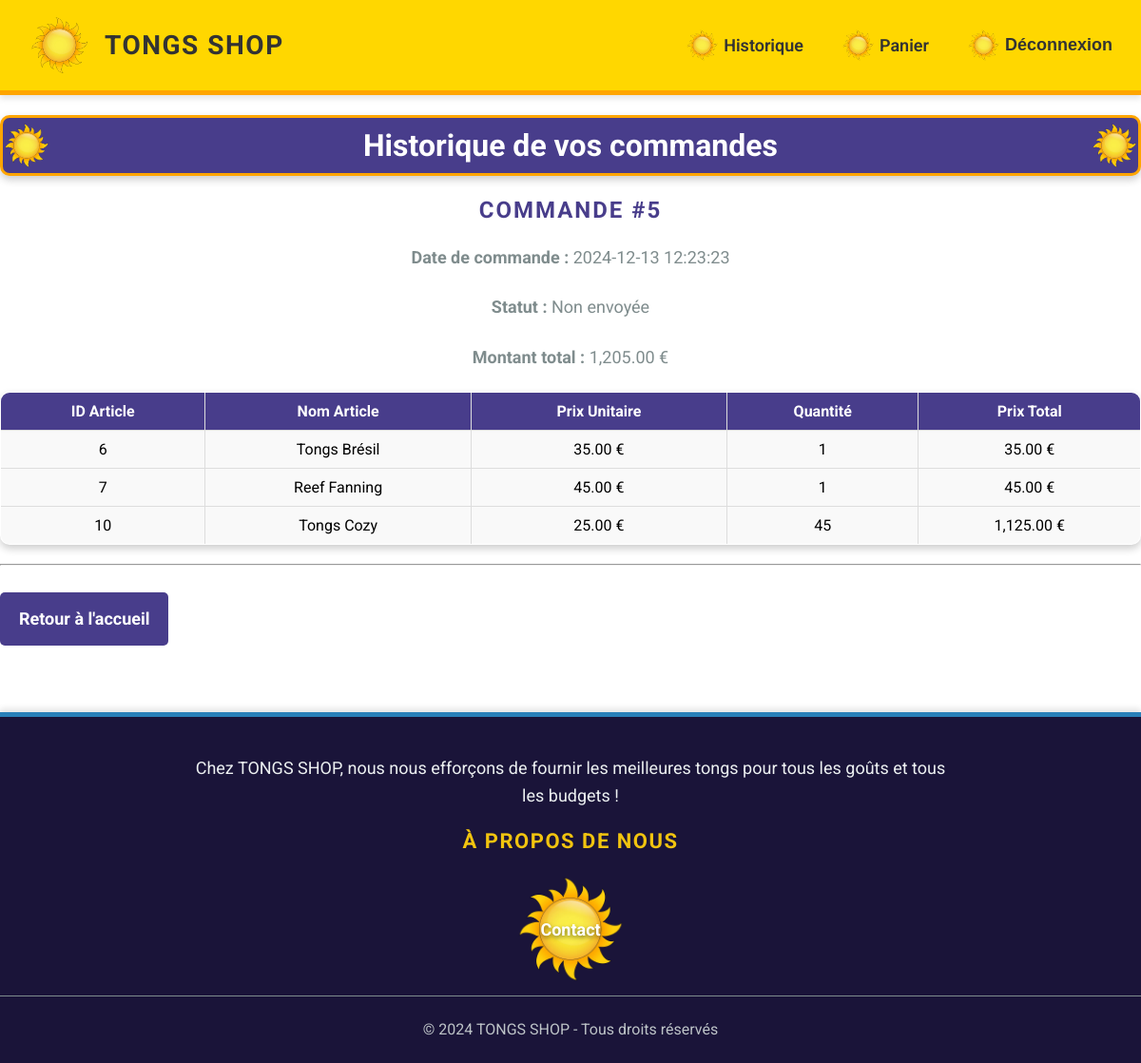
Screenshot of /historique.php (signed in) with the database file from the repository.
### tables this page shows
CREATE TABLE IF NOT EXISTS `commandes` (
  `id_commande` int NOT NULL AUTO_INCREMENT,
  `id_client` int NOT NULL,
  `date_commande` datetime DEFAULT CURRENT_TIMESTAMP,
  `total_commande` decimal(10,2) NOT NULL,
  `envoi` tinyint(1) DEFAULT '0',
  PRIMARY KEY (`id_commande`),
  KEY `id_client` (`id_client`)
);

CREATE TABLE IF NOT EXISTS `commande_items` (
  `id_commande_item` int NOT NULL AUTO_INCREMENT,
  `id_commande` int NOT NULL,
  `id_art` int NOT NULL,
  `quantite` int NOT NULL,
  PRIMARY KEY (`id_commande_item`),
  KEY `id_commande` (`id_commande`),
  KEY `id_art` (`id_art`)
);

CREATE TABLE IF NOT EXISTS `articles` (
  `id_art` int NOT NULL AUTO_INCREMENT,
  `nom` varchar(255) NOT NULL,
  `quantite` int NOT NULL,
  `prix` float NOT NULL,
  `url_photo` varchar(255) DEFAULT NULL,
  `description` text,
  `date_ajout` timestamp NULL DEFAULT CURRENT_TIMESTAMP,
  `ID_STRIPE` varchar(255) DEFAULT NULL,
  PRIMARY KEY (`id_art`)
);

### historique.php (the view, shortened to what this page needs)
<?php
$bdd = getBD();
$client = $_SESSION['client'];
$id_client = $client['id'];
$sql = "
SELECT c.id_commande, c.date_commande, c.total_commande, c.envoi,
       ci.id_art, a.nom AS nom_art, a.prix, ci.quantite
FROM commandes c
JOIN commande_items ci ON c.id_commande = ci.id_commande
JOIN articles a ON ci.id_art = a.id_art
WHERE c.id_client = :id_client
ORDER BY c.date_commande DESC, c.id_commande DESC
";
$stmt = $bdd->prepare($sql);
$stmt->execute(['id_client' => $id_client]);
$commandes = $stmt->fetchAll(PDO::FETCH_ASSOC);
$historique = [];
foreach ($commandes as $commande) {
    $id_commande = $commande['id_commande'];
    if (!isset($historique[$id_commande])) {
        $historique[$id_commande] = [
            'date_commande' => $commande['date_commande'],
            'total_commande' => $commande['total_commande'],
            'envoi' => $commande['envoi'],
            'articles' => []
        ];
    }
    $historique[$id_commande]['articles'][] = [
        'id_art' => $commande['id_art'],
        'nom_art' => $commande['nom_art'],
        'prix' => $commande['prix'],
        'quantite' => $commande['quantite']
    ];
}
?>
<!DOCTYPE html>
<html lang="fr">
<head>
    <link rel="stylesheet" href="styles/style.css">
    <link rel="stylesheet" href="styles/bandeau.css">
    <link rel="stylesheet" href="styles/pied_page.css">
    <link rel="stylesheet" href="styles/panier.css">
</head>
<body>
<?php include 'bandeau.php'; ?>
<?php if (empty($historique)): ?>
    <div class='panier-vide'>
        <h2>Votre historique est vide !</h2>
        <p>Il semble que vous n'ayez pas encore commandé d'articles sur notre site.</p>
        <a href='index.php' class='btn-commencer'>Commencez vos achats</a>
        <a href='panier.php' class="btn-commencer">Consulter votre panier de commande</a>
    </div>
<?php else: ?>
    <h1>Historique de vos commandes</h1>
    <?php foreach ($historique as $id_commande => $commande): ?>
        <div class="commande-section">
            <h2>Commande #<?php echo htmlspecialchars($id_commande); ?></h2>
            <p><strong>Date de commande :</strong> <?php echo htmlspecialchars($commande['date_commande']); ?></p>
            <p><strong>Statut :</strong> <?php echo $commande['envoi'] ? 'Envoyée' : 'Non envoyée'; ?></p>
            <p><strong>Montant total :</strong> <?php echo number_format($commande['total_commande'], 2); ?> €</p>
            <table border="1" class="commande-table">
                <thead>
                <tr>
                    <th>ID Article</th>
                    <th>Nom Article</th>
                    <th>Prix Unitaire</th>
                    <th>Quantité</th>
                    <th>Prix Total</th>
                </tr>
                </thead>
                <tbody>
                <?php foreach ($commande['articles'] as $article): ?>
                    <tr>
                        <td><?php echo htmlspecialchars($article['id_art']); ?></td>
                        <td><?php echo htmlspecialchars($article['nom_art']); ?></td>
                        <td><?php echo number_format($article['prix'], 2); ?> €</td>
                        <td><?php echo htmlspecialchars($article['quantite']); ?></td>
                        <td><?php echo number_format($article['prix'] * $article['quantite'], 2); ?> €</td>
                    </tr>
                <?php endforeach; ?>
                </tbody>
            </table>
        </div>
        <hr>
    <?php endforeach; ?>
    <p class="btn-commencer"><a href="index.php">Retour à l'accueil</a></p>
<?php endif; ?>
<?php include 'pied_page.php'; ?>
</body>
</html>

### styles/style.css (style rules this page uses)
html, body { height: 100%; margin: 0; }
body { font-family: 'Roboto', Arial, sans-serif; margin: 0; }
h1 { color: white; text-align: center; background-color: darkslateblue; border: 3px solid #FFA500; padding: 10px 100px; background-image: url('../images/soleil.png'), url('../images/soleil.png'); background-repeat: no-repeat, no-repeat; background-position: left center, right center; background-size: 50px 50px; border-radius: 10px; box-shadow: 0 4px 8px rgba(0, 0, 0, 0.2); }
h2 { color: darkslateblue; text-align: center; margin-top: 20px; text-transform: uppercase; letter-spacing: 2px; }
table { width: 100%; border-collapse: collapse; margin: 20px auto; box-shadow: 0 4px 8px rgba(0, 0, 0, 0.2); border-radius: 10px; overflow: hidden; }
th, td { padding: 10px; border: 1px solid #ddd; text-align: center; }
th { background-color: darkslateblue; color: white; }
td { background-color: #f9f9f9; }
a { color: white; text-decoration: none; font-weight: bold; transition: color 0.3s ease; }
p { color: #7f8c8d; font-size: 18px; line-height: 1.8; text-align: center; margin: 20px 0; }

### styles/panier.css (style rules this page uses)
.btn-commencer { display: inline-block; background-color: darkslateblue; color: white; padding: 12px 20px; text-decoration: none; border-radius: 5px; font-weight: bold; transition: background-color 0.3s ease; }

### rows the page displays
commandes: id_commande "5"
commande_items: id_art "6", id_art.nom "Tongs Brésil", id_art.prix "35.00", quantite "1", $article['prix'] * $article['quantite'] "35.00"
commande_items: id_art "7", id_art.nom "Reef Fanning", id_art.prix "45.00", quantite "1", $article['prix'] * $article['quantite'] "45.00"
commande_items: id_art "10", id_art.nom "Tongs Cozy", id_art.prix "25.00", quantite "45", $article['prix'] * $article['quantite'] "1,125.00"

### other values shown
$commande['date_commande'] "2024-12-13 12:23:23"
$commande['total_commande'] "1,205.00"
